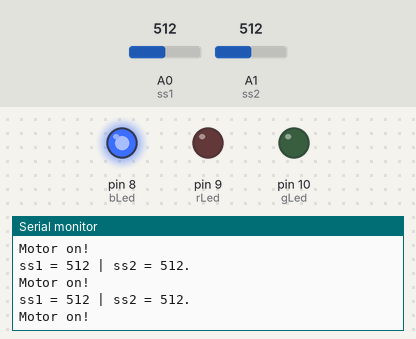
The sketch below on a simulated Arduino Uno, built with avr-gcc and run on an emulated ATmega328P. Shown: output pins drawn as LEDs (lit = HIGH), the last lines printed to the serial monitor. The inputs (shaded band) are chosen by the test bench; at power-on: A0 (ss1) = 512, A1 (ss2) = 512.

Above: at 1.2 s.
1.3 s: A0 (ss1) set to 988
At 2.2 s:
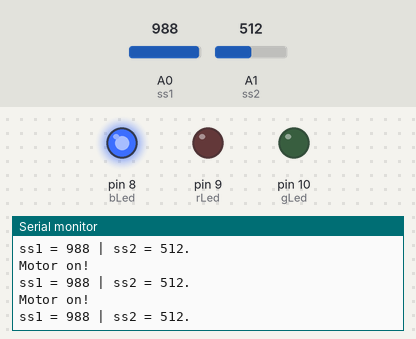
4.3 s: A0 (ss1) set to 1007
At 5.1 s:
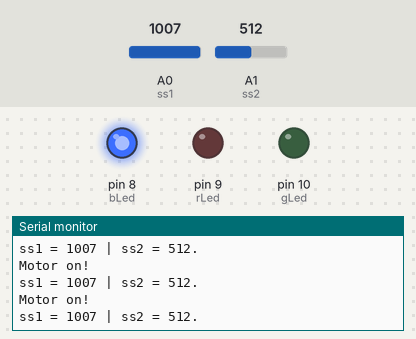
7.3 s: A1 (ss2) set to 991
At 8.1 s:
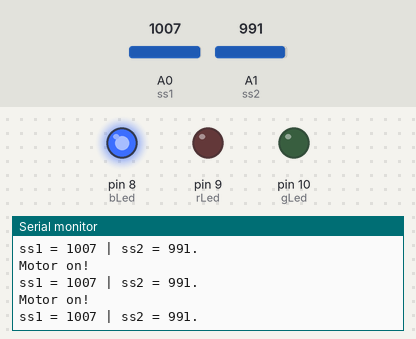
10.3 s: A1 (ss2) set to 1012
At 11.0 s:
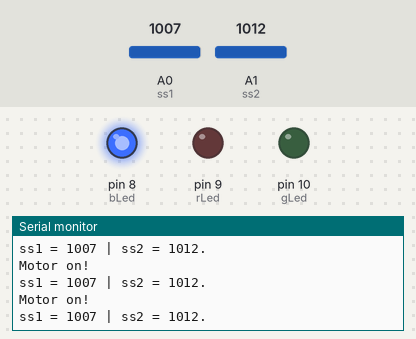
Timing chart, 0 to 13.3 s (numbered marks = the images above; inputs shaded):
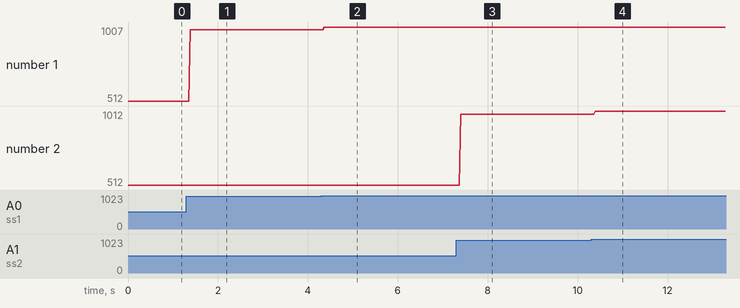

Measured:
- after the input at 1.3 s, the serial monitor: prints a new line after 0.08 s (image 1)
- after the input at 4.3 s, the serial monitor: prints a new line after 0.07 s (image 2)
- after the input at 7.3 s, the serial monitor: prints a new line after 0.10 s (image 3)
- after the input at 10.3 s, the serial monitor: prints a new line after 0.10 s (image 4)
- plotted number 1: 512 → 988 after the input at 1.3 s, 988 → 1007 after the input at 4.3 s
- plotted number 2: 512 → 991 after the input at 7.3 s, 991 → 1012 after the input at 10.3 s

The sketch:

SoilSensorTest.ino
```cpp
int ss1 = A0, ss2 = A1;
int bLed = 8, rLed = 9, gLed = 10;
void setup() {
  // put your setup code here, to run once:
  pinMode(ss1, INPUT);
  pinMode(ss2, INPUT);

  pinMode(bLed, OUTPUT);
  pinMode(rLed, OUTPUT);
  pinMode(gLed, OUTPUT);

  digitalWrite(bLed, HIGH);
  digitalWrite(rLed, LOW);
  digitalWrite(gLed, LOW);
  Serial.begin(9600);
}
int moistT = 280; // Threshold to stop valve
int x = 0, y = 0; // To read values of soil sensors

void loop()
{
  // put your main code here, to run repeatedly:
  x = analogRead(ss1); y = analogRead(ss2);
  Serial.print("ss1 = "); Serial.print(x); Serial.print(" | ");
  Serial.print("ss2 = "); Serial.print(y); Serial.println(".");

  if ((x > moistT) && (y > moistT))
  {
    Serial.println("Motor on!");
    digitalWrite(bLed, HIGH);
  }
  if ((x < moistT) && (y > moistT))
  {
    delay(10000);
    if (y > moistT)
    {
      Serial.println("Motor off!");
      digitalWrite(bLed, LOW);
    }
  }
  if ((x > moistT) && (y < moistT))
  {
    delay(10000);
    if (x > moistT)
    {
      Serial.println("Motor off!");
      digitalWrite(bLed, LOW);
    }
  }
  if ((x < moistT) && (y < moistT))
  {
    Serial.println("Motor off!");
    digitalWrite(bLed, LOW);
  }
}
```
